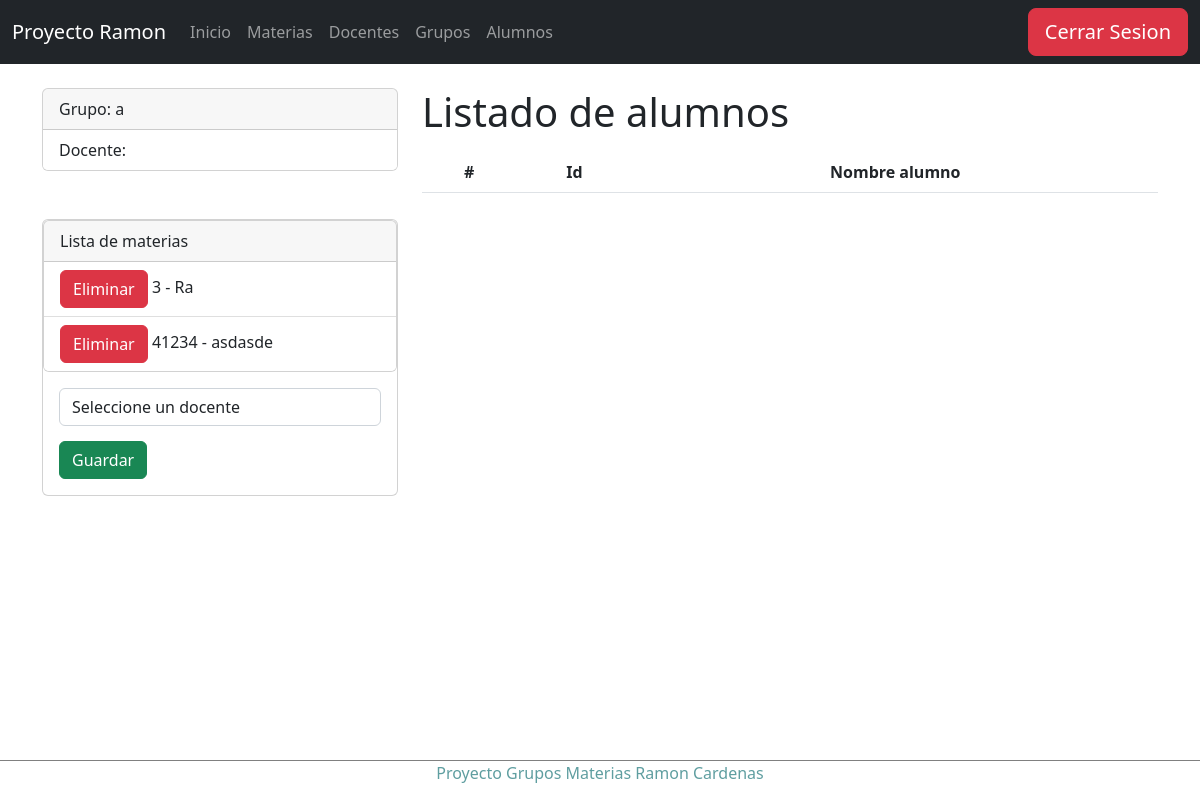
The page /detalleGrupo/1 (signed in) on the database as committed earlier.
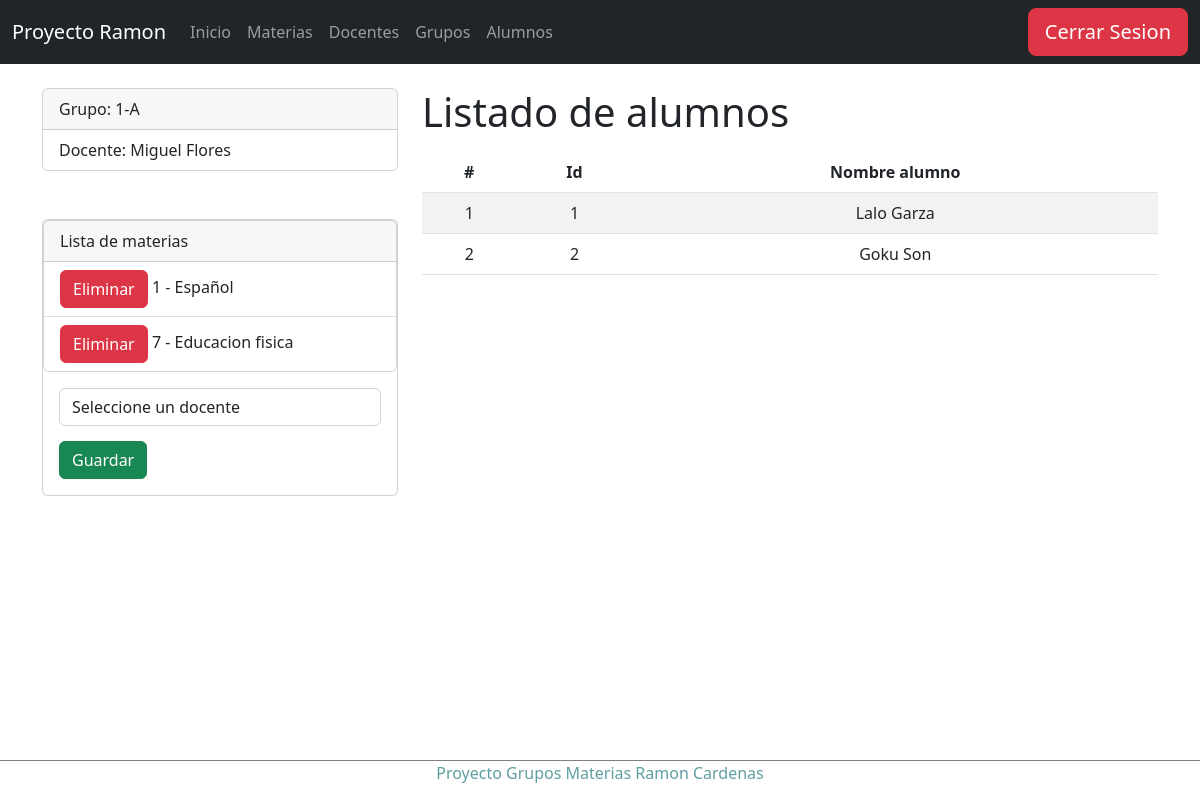
The same page on the database as committed later.
### Apps/Horario/models.py (models this page shows, shortened)
class Grupo(models.Model):
    idGrupo=models.CharField(primary_key=True,max_length=6)
    nombreGrupo=models.CharField(max_length=50)
    idDocente=models.ForeignKey(Docente, on_delete=models.SET_NULL,null=True,default=0, unique=True)

class GrupoMateria(models.Model):
    class Meta:
        unique_together = (('idGrupo', 'idMateria'),)
    idGrupo=models.ForeignKey(Grupo, on_delete=models.CASCADE)
    idMateria=models.ForeignKey(Materia, on_delete=models.CASCADE)

class Materia(models.Model):
    idMateria=models.CharField(primary_key=True,max_length=6)
    nombreMateria=models.CharField(max_length=50)
    creditosMateria=models.PositiveSmallIntegerField()

class Docente(models.Model):
    idDocente=models.CharField(primary_key=True,max_length=6)
    nombreDocente=models.CharField(max_length=50)
    apellidoDocente=models.CharField(max_length=50)

class Alumno(models.Model):
    idAlumno=models.CharField(primary_key=True,max_length=6)
    nombreAlumno=models.CharField(max_length=50)
    apellidoAlumno=models.CharField(max_length=50)
    idGrupo=models.ForeignKey(Grupo, on_delete=models.SET_NULL,null=True)

### Apps/Horario/views.py (the view)
# urls.py: path('detalleGrupo/<idGrupo>', views.detalleGrupo),
@login_required
def detalleGrupo(request, idGrupo):
    grupo = Grupo.objects.get(idGrupo=idGrupo)
    alumnos = Alumno.objects.filter(idGrupo=idGrupo)
    materias = Materia.objects.all()
    grupoMaterias = GrupoMateria.objects.filter(idGrupo=idGrupo)
    contador = GrupoMateria.objects.filter(idGrupo=idGrupo).count()
    return render(request, "grupos/detalleGrupo.html", {"grupo":grupo,"alumnos":alumnos,"materias":materias,"grupoMaterias":grupoMaterias,"contador":contador})

### Apps/Horario/templates/grupos/detalleGrupo.html (shortened to what this page needs)
{% extends "../base.html" %}
{% block body %}
<div class="row">
    <div class="col-sm-12 col-md-6 col-lg-4 col-xl-4">
        <div class="card">
            <div class="card-header">
              Grupo: {{grupo.nombreGrupo}}
            </div>
            <ul class="list-group list-group-flush">
              <li class="list-group-item">Docente: {{grupo.idDocente.nombreDocente}} {{grupo.idDocente.apellidoDocente}}</li>
            </ul>
        </div>
        <br><br>
        <div class="card">
            <div class="card">
                <div class="card-header">
                    Lista de materias
                </div>
                <ul class="list-group list-group-flush">
                    {% for gm in grupoMaterias %}
                        <li class="list-group-item"><a href="eliminarGrupo/{{g.idGrupo}}" class="btn btn-danger btnEliminacion">Eliminar</a>  {{gm.idMateria.idMateria}} - {{gm.idMateria.nombreMateria}}</li>
                    {% endfor %}
                </ul>
            </div>
            {% if contador < 3 %}
            <div class="card-body">
                <form action="/registrarGrupo/" method="POST">{% csrf_token %}
                    <div class="form-group">
                        <select id="idDocente" name="idDocente" class="form-control" required>
                            <option value="-1" disabled selected>Seleccione un docente</option>
                        </select>
                    </div>
                    <div class="form-group">
                        <button type="submit" class="btn btn-success btn-block text-white">Guardar</button>
                    </div>
                </form>
            </div>
            {% endif %}
        </div>
    </div>
    <div class="col-sm-12 col-md-6 col-lg-8 col-xl-8">
        <h1>Listado de alumnos</h1>
        <div class="table-responsive py-2">
            <table class="table table-striped">
                <thead>
                    <tr>
                        <th>#</th>
                        <th>Id</th>
                        <th>Nombre alumno</th>
                    </tr>
                </thead>
                <tbody>
                    {% for a in alumnos %}
                    <tr>
                        <td>{{forloop.counter}}</td>
                        <td>{{a.idAlumno}}</td>
                        <td>{{a.nombreAlumno}} {{a.apellidoAlumno}}</td>
                    </tr>
                    {% endfor %}
                </tbody>
            </table>
        </div>
    </div>
</div>
{% endblock %}

Rows that differ between the two databases and show on the page:
removed GrupoMateria: idMateria.idMateria "3", idMateria.nombreMateria "Ra"
removed GrupoMateria: idMateria.idMateria "41234", idMateria.nombreMateria "asdasde"
changed Grupo: nombreGrupo "a" → "1-A"; idDocente.nombreDocente (not shown) → "Miguel"; idDocente.apellidoDocente (not shown) → "Flores"
added GrupoMateria: idMateria.idMateria "1", idMateria.nombreMateria "Español"
added GrupoMateria: idMateria.idMateria "7", idMateria.nombreMateria "Educacion fisica"
now on this page (row edited): Alumno: idAlumno "1", nombreAlumno "Lalo", apellidoAlumno "Garza"
added Alumno: idAlumno "2", nombreAlumno "Goku", apellidoAlumno "Son"
